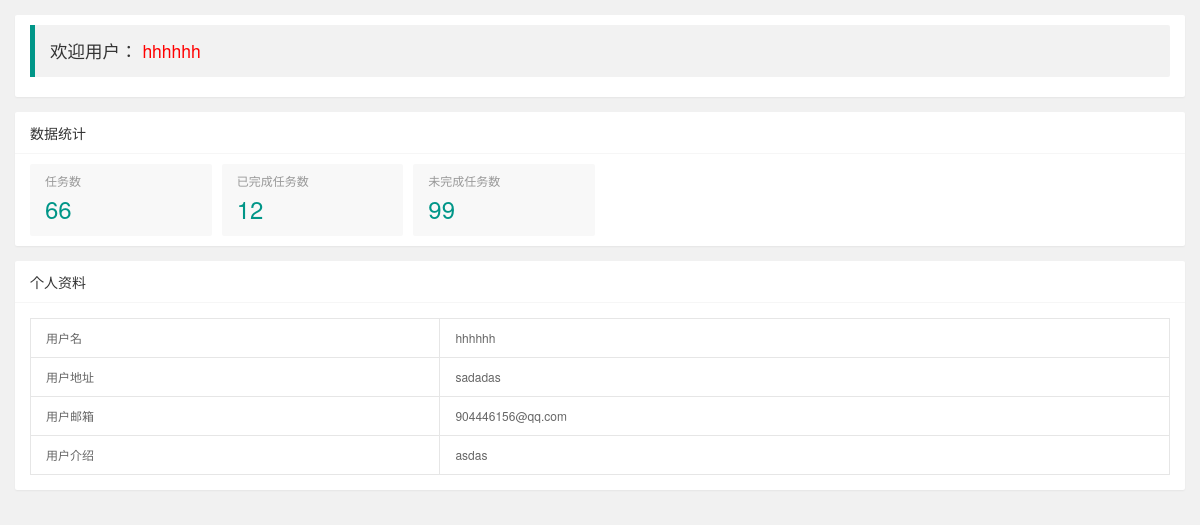
The page /user/6 (signed in) on the database its author committed.
### app/models.py (models this page shows, shortened)
class User(UserMixin, db.Model):
    __tablename__ = 'users'
    id = db.Column(db.Integer, primary_key=True)
    username = db.Column(db.String(64), unique=True, nullable=False)
    email = db.Column(db.String(50))
    password_hash = db.Column(db.String(200))
    role_id = db.Column(db.Integer, db.ForeignKey('roles.id'))
    confirmed = db.Column(db.Boolean, default=False)
    name = db.Column(db.String(64))
    location = db.Column(db.String(64))  # 所在地
    about_me = db.Column(db.Text())  # 自我介绍
    create_time = db.Column(db.DateTime(), default=datetime.utcnow)
    last_seen = db.Column(db.DateTime(), default=datetime.utcnow)
    todos = db.relationship('Todo', backref='user')
    categories = db.relationship('Category', backref='user')
    @property
    def password(self):
        raise AttributeError('password is not a readable attribute')
    def __repr__(self):
        return '<User % r>' % self.username

### app/user/views.py (the view)
@user.route('/user/<id>')
@login_required
def get_userInfo(id):
    user = User.query.filter_by(id=id).first()
    print(user)
    if not user:
        abort(404)
    else:
        if user != current_user:
            abort(404)
        return render_template('user/user.html')

### app/auth/views.py (called while the page is built)
@auth.before_app_request
def before_request():
    if current_user.is_authenticated \
            and not current_user.confirmed \
            and request.endpoint[:5] != 'auth.' \
            and request.endpoint != 'static':
        return redirect(url_for('auth.unconfirmed'))

### app/models.py (called while the page is built)
@login_manager.user_loader
def load_user(user_id):
    return User.query.get(int(user_id))

### app/templates/user/user.html (shortened to what this page needs)
<!DOCTYPE html>
<html class="x-admin-sm">
<head>
    <link rel="stylesheet" href="https://cdn.jsdelivr.net/npm/bootstrap@3.3.7/dist/css/bootstrap.min.css">
    <link rel="stylesheet" href="{{ url_for('static',filename='css/font.css') }}">
    <link rel="stylesheet" href="{{ url_for('static',filename='css/xadmin.css') }}">
</head>
<body>
<div class="layui-fluid">
    <div class="layui-row layui-col-space15">
        <div class="layui-col-md12">
            <div class="layui-card">
                <div class="layui-card-body ">
                    <blockquote class="layui-elem-quote">欢迎用户：
                        <span class="x-red">{{ current_user.username }}</span>
                    </blockquote>
                </div>
            </div>
        </div>
        <div class="layui-col-md12">
            <div class="layui-card">
                <div class="layui-card-header">数据统计</div>
                <div class="layui-card-body ">
                    <ul class="layui-row layui-col-space10 layui-this x-admin-carousel x-admin-backlog">
                        <li class="layui-col-md2 layui-col-xs6">
                            <a href="javascript:;" class="x-admin-backlog-body">
                                <h3>任务数</h3>
                                <p>
                                    <cite>66</cite></p>
                            </a>
                        </li>
                        <li class="layui-col-md2 layui-col-xs6">
                            <a href="javascript:;" class="x-admin-backlog-body">
                                <h3>已完成任务数</h3>
                                <p>
                                    <cite>12</cite></p>
                            </a>
                        </li>
                        <li class="layui-col-md2 layui-col-xs6">
                            <a href="javascript:;" class="x-admin-backlog-body">
                                <h3>未完成任务数</h3>
                                <p>
                                    <cite>99</cite></p>
                            </a>
                        </li>
                    </ul>
                </div>
            </div>
        </div>
        <div class="layui-col-md12">
            <div class="layui-card">
                <div class="layui-card-header">个人资料</div>
                <div class="layui-card-body ">
                    <table class="layui-table">
                        <tbody>
                        <tr>
                            <th>用户名</th>
                            <td>{{ current_user.username }}</td>
                        </tr>
                        <tr>
                            <th>用户地址</th>
                            <td>
                                {{ current_user.location }}
                            </td>
                        </tr>
                        <tr>
                            <th>用户邮箱</th>
                            <td>
                                {{ current_user.email }}
                            </td>
                        </tr>
                        <tr>
                            <th>用户介绍</th>
                            <td>
                                {{ current_user.about_me }}
                            </td>
                        </tr>
                        </tbody>
                    </table>
                </div>
            </div>
        </div>
    </div>
</div>
</body>
</html>

### app/static/css/xadmin.css (style rules this page uses)
* { margin: 0px; padding: 0px; font-family: "Helvetica Neue", Helvetica, Arial, sans-serif; }
a { text-decoration: none; }
html { width: 100%; height: 100%; overflow-x: hidden; overflow-y: auto; }
body { width: 100%; min-height: 100%; background: #f1f1f1; }
.x-red { color: red; }
.layui-fluid { padding: 15px; }
.x-admin-carousel, .layui-carousel, .x-admin-carousel > [carousel-item] > * { background-color: #fff }
.x-admin-backlog .x-admin-backlog-body { display: block; padding: 10px 15px; background-color: #f8f8f8; color: #999; border-radius: 2px; transition: all .3s; -webkit-transition: all .3s }
.x-admin-backlog-body h3 { padding-bottom: 10px; font-size: 12px }
.x-admin-backlog-body p cite { font-style: normal; font-size: 30px; font-weight: 300; color: #009688 }
.layui-table td, .layui-table th { min-width: 80px; }
table th, table td { word-break: break-all; }
.x-admin-sm { font-size: 12px; }
.x-admin-sm body { font-size: 12px; }
.x-admin-sm .layui-table td, .x-admin-sm .layui-table th { font-size: 12px; }
.x-admin-sm .x-admin-backlog-body p cite { font-size: 24px; }

### rows shown on the page
User: username "hhhhhh", location "sadadas", email "904446156@qq.com", about_me "asdas"
